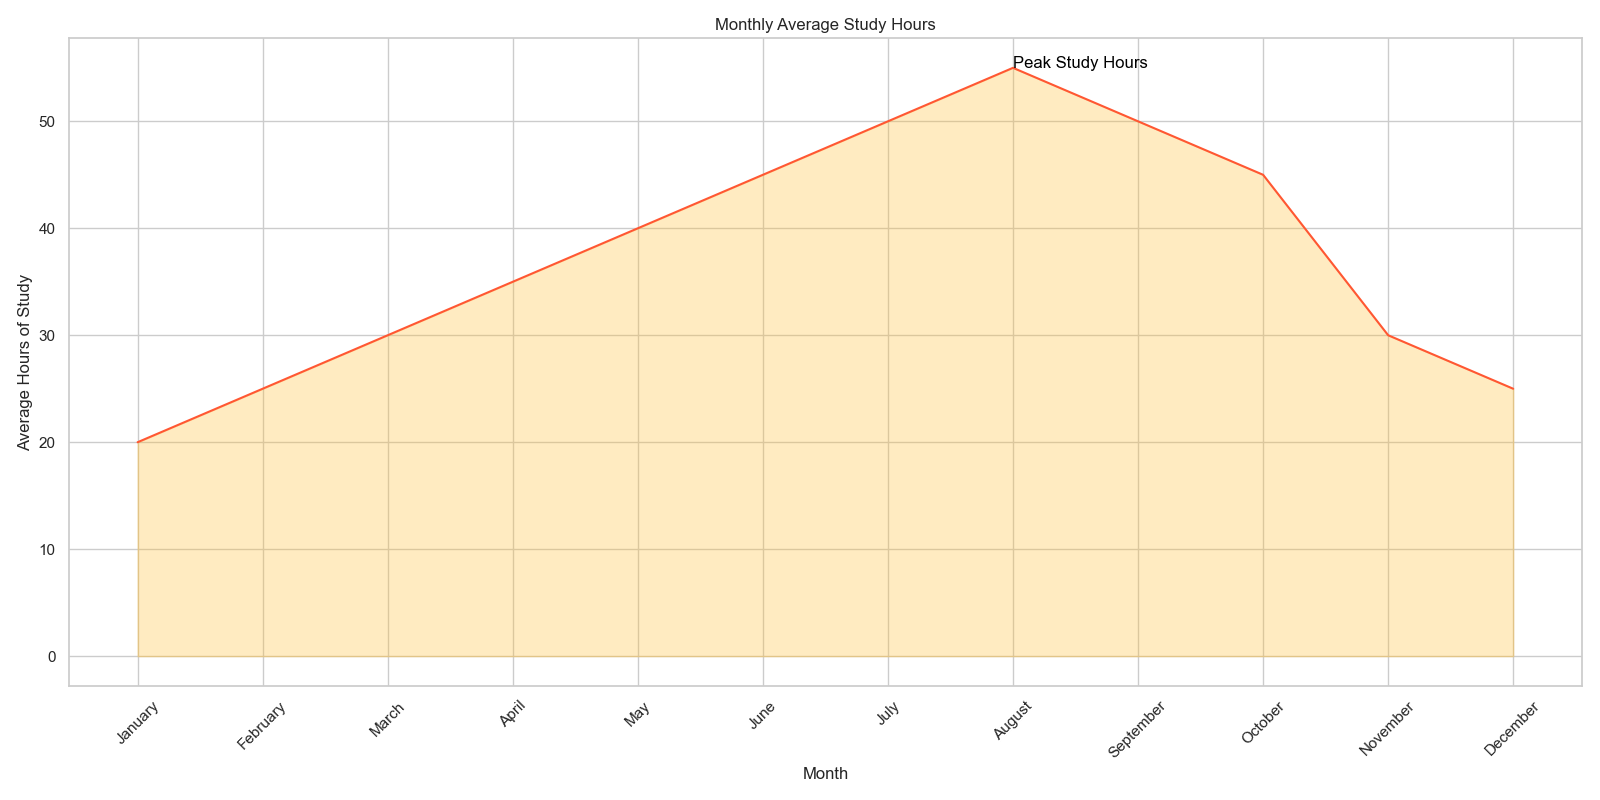

Reproduce this figure in Python.

import pandas as pd
import seaborn as sns
import matplotlib.pyplot as plt

# Given data frame
data = {
    'Month': ['January', 'February', 'March', 'April', 'May', 'June', 
              'July', 'August', 'September', 'October', 'November', 'December'],
    'Average_Hours_of_Study': [20, 25, 30, 35, 40, 45, 50, 55, 50, 45, 30, 25]
}

# Convert the dictionary to a DataFrame
df = pd.DataFrame(data)

# Define the plot size
plt.figure(figsize=(16, 8))

# Create the area chart
ax = sns.lineplot(x='Month', y='Average_Hours_of_Study', data=df, color='#FF5733')
plt.fill_between(df['Month'], df['Average_Hours_of_Study'], color='#FFBD33', alpha=0.3)

# Annotate a specific point with text
plt.text(7, 55, 'Peak Study Hours', horizontalalignment='left', size='medium', color='black')

# Customizing the axes and title
plt.xticks(rotation=45)
plt.xlabel('Month')
plt.ylabel('Average Hours of Study')
plt.title('Monthly Average Study Hours')

# Finalize and show the plot
plt.tight_layout()
plt.show()
